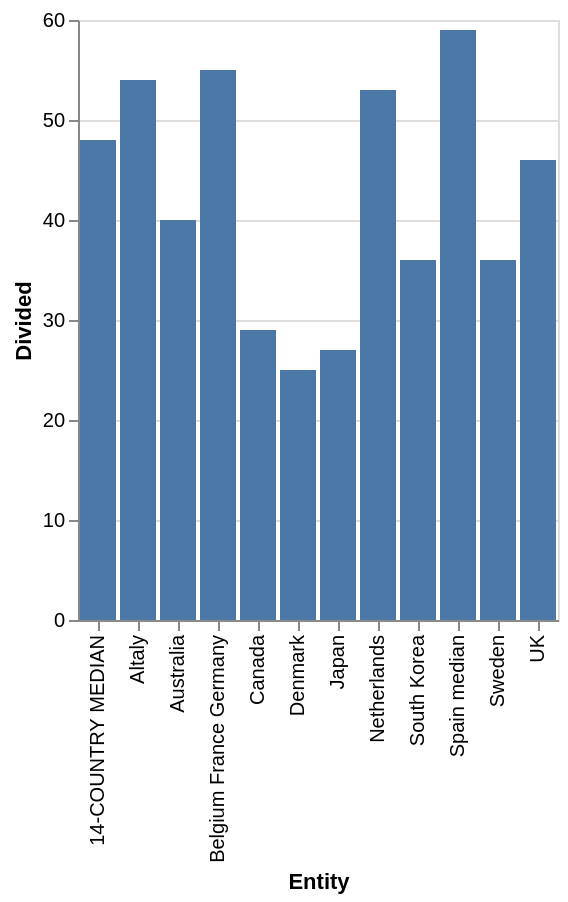

This figure's Vega-Lite source:
### Vega-Lite specification from a JSON file in a GitHub repository (floating-point values rounded to 4 significant figures)
{"$schema": "https://vega.github.io/schema/vega-lite/v5.json", "description": "Bar chart auto-generated from CSV", "data": {"values": [{"Entity": "14-COUNTRY MEDIAN", "Divided": 48.0}, {"Entity": "Japan", "Divided": 27.0}, {"Entity": "Australia", "Divided": 40.0}, {"Entity": "South Korea", "Divided": 36.0}, {"Entity": "Spain median", "Divided": 59.0}, {"Entity": "Belgium France Germany", "Divided": 55.0}, {"Entity": "Netherlands", "Divided": 53.0}, {"Entity": "Altaly", "Divided": 54.0}, {"Entity": "UK", "Divided": 46.0}, {"Entity": "Sweden", "Divided": 36.0}, {"Entity": "Denmark", "Divided": 25.0}, {"Entity": "U.S", "Divided": NaN}, {"Entity": "Canada", "Divided": 29.0}]}, "mark": "bar", "encoding": {"x": {"field": "Entity", "type": "ordinal"}, "y": {"field": "Divided", "type": "quantitative"}}}
